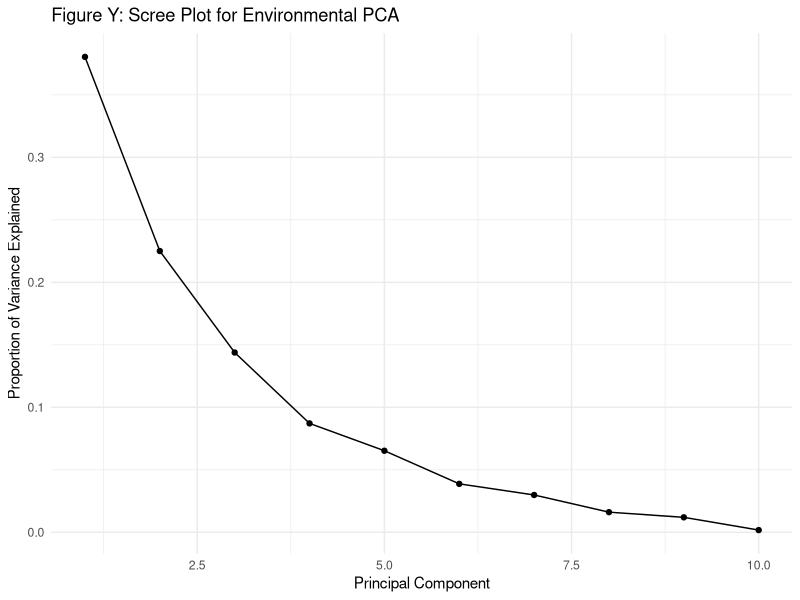

This figure's R source:
## ---- chunk 1
library(here)
library(dplyr)
library(knitr)
library(tidyr)
library(ggplot2)
## ---- chunk 2
final_data <- read.csv(here("data", "merged_marathon_data.csv"))
## ---- chunk 3
# view merged data
str(final_data)
summary(final_data)
## ---- chunk 4
# missing values for visibility, co, pm10, pm2.5
missing_summary <- final_data %>%
  summarise(across(everything(), ~sum(is.na(.))))

knitr::kable(missing_summary, caption = "Missing Values per Variable")
## ---- chunk 5
# create supershoes control
final_data <- final_data %>%
  mutate(
    supershoe_era = ifelse(year >= 2018, 1, 0)
  )
## ---- chunk 6
# indicate and define year of covid
final_data <- final_data %>%
  mutate(
    covid_era = ifelse(year == 2020, 1, 0)
  )
## ---- chunk 7
# replacing the numeric variables with missing data with mean (could do median if we keep this); most likely dropping though
numeric_vars <- final_data %>%
  select(where(is.numeric)) %>%
  names()

final_data <- final_data %>%
  mutate(across(all_of(numeric_vars), ~ifelse(is.na(.), mean(., na.rm = TRUE), .)))
## ---- chunk 8
# create custom cutoff times for performance groups
final_data <- final_data %>%
  mutate(
    finish_hours = avg_chip_seconds / 3600, # think we are having all time in seconds, need fixing
    subgroup2 = case_when(
      finish_hours < 3 ~ "elite",
      finish_hours < 3.75 ~ "competitive",
      finish_hours < 4.75 ~ "average",
      finish_hours < 5.75 ~ "recreational",
      TRUE ~ "slow"
    )
  )
## ---- chunk 9
# scale numerics
scale_vars <- final_data %>%
  select(
    high_temp, low_temp, avg_temp, precipitation, dew_point,
    wind_speed, visibility, sea_level_pressure, aqi, pm10, pm25, no2, ozone, co
  ) %>%
  names()

# apply scaling
final_data_scaled <- final_data %>%
  mutate(across(all_of(scale_vars), scale))
## ---- chunk 10
# create interaction terms
final_data_scaled <- final_data_scaled %>%
  mutate(
    temp_dew_interaction       = avg_temp * dew_point,
    temp_aqi_interaction       = avg_temp * aqi, # can remove
    temp_precip_interaction    = avg_temp * precipitation,
    temp_wind_interaction      = avg_temp * wind_speed,
    pm25_temp_interaction      = pm25 * avg_temp,
    dew_wind_interaction       = dew_point * wind_speed,
    pressure_temp_interaction  = sea_level_pressure * avg_temp,
    avg_temp_gender_interaction = avg_temp * as.numeric(gender == "male")
  )

## ---- chunk 11
# split data into train and test
set.seed(123)

train_index <- sample(1:nrow(final_data_scaled), size = 0.8*nrow(final_data_scaled))

train_data <- final_data_scaled[train_index, ]
test_data  <- final_data_scaled[-train_index, ]
## ---- chunk 12
# environmental predictors
env_vars <- c(
  "high_temp", "low_temp", "avg_temp",
  "precipitation", "dew_point", "wind_speed",
  "sea_level_pressure", "pm25", "no2", "ozone"
)

env_data <- final_data_scaled %>%
  select(all_of(env_vars))

pca_env <- prcomp(env_data, center = TRUE, scale. = TRUE)
summary(pca_env)
## ---- chunk 13
library(knitr)

pca_var <- data.frame(
  PC = paste0("PC", 1:length(pca_env$sdev)),
  Eigenvalue = pca_env$sdev^2,
  Proportion_Variance = (pca_env$sdev^2) / sum(pca_env$sdev^2),
  Cumulative_Variance = cumsum((pca_env$sdev^2) / sum(pca_env$sdev^2))
)

kable(
  pca_var,
  digits = 3, # can adjust after
  caption = "Table Y: Variance Explained by Principal Components for Environmental Variables"
)
## ---- chunk 14
library(ggplot2)

ggplot(pca_var, aes(x = as.numeric(gsub("PC", "", PC)), y = Proportion_Variance)) +
  geom_point() +
  geom_line() +
  labs(
    title = "Figure Y: Scree Plot for Environmental PCA",
    x = "Principal Component",
    y = "Proportion of Variance Explained"
  ) +
  theme_minimal()
## ---- chunk 15
pca_scores <- as.data.frame(pca_env$x[, 1:3])
colnames(pca_scores) <- c("PC1_env", "PC2_env", "PC3_env")

final_data_pca <- final_data_scaled %>%
  bind_cols(pca_scores)
## ---- chunk 16
final_data_pca <- final_data_pca %>%
  mutate(
    marathon = factor(marathon),
    gender = factor(gender),
    subgroup2 = factor(subgroup2)
  )
## ---- chunk 17
set.seed(123)

train_index <- sample(1:nrow(final_data_pca), size = 0.8 * nrow(final_data_pca))

train_data <- final_data_pca[train_index, ]
test_data  <- final_data_pca[-train_index, ]
## ---- chunk 18
lm_full <- lm(
  avg_chip_seconds ~ marathon + gender + subgroup2 +
    supershoe_era + covid_era +
    high_temp + low_temp + avg_temp +
    precipitation + dew_point + wind_speed +
    sea_level_pressure + pm25 + no2 + ozone +
    temp_dew_interaction + temp_aqi_interaction + 
    temp_precip_interaction + temp_wind_interaction + pm25_temp_interaction + dew_wind_interaction +     pressure_temp_interaction + avg_temp_gender_interaction,
  data = train_data
)

summary(lm_full)
## ---- chunk 19
# Predictions
lm_full_pred <- predict(lm_full, newdata = test_data)

# versus Actual
y_test <- test_data$avg_chip_seconds

# RMSE
lm_full_rmse <- sqrt(mean((lm_full_pred - y_test)^2))

# R squared on test set (correlation)
lm_full_r2 <- cor(lm_full_pred, y_test)^2

lm_full_rmse
lm_full_r2
## ---- chunk 20
lm_pca <- lm(
  avg_chip_seconds ~ marathon + gender + subgroup2 +
    supershoe_era + covid_era +
    PC1_env + PC2_env + PC3_env,
  data = train_data
)

summary(lm_pca)
## ---- chunk 21
lm_pca_pred <- predict(lm_pca, newdata = test_data)

lm_pca_rmse <- sqrt(mean((lm_pca_pred - y_test)^2))
lm_pca_r2   <- cor(lm_pca_pred, y_test)^2

lm_pca_rmse
lm_pca_r2
## ---- chunk 22
model_compare <- data.frame(
  Model = c("Full Linear", "PCA Linear (PC1–PC3)"),
  RMSE  = c(lm_full_rmse, lm_pca_rmse),
  R2    = c(lm_full_r2,   lm_pca_r2)
)

kable(model_compare, digits = 3,
      caption = "Table Z: Model Performance Comparison on Test Set")
## ---- chunk 23
# create a random forest
library(randomForest)

set.seed(123)

rf_model <- randomForest(
  avg_chip_seconds ~ marathon + gender + subgroup2 +
    supershoe_era + covid_era +
    high_temp + low_temp + avg_temp +
    precipitation + dew_point + wind_speed +
    sea_level_pressure +
    pm25 + no2 + ozone +  
    temp_dew_interaction + temp_aqi_interaction + 
    temp_precip_interaction + temp_wind_interaction + pm25_temp_interaction + dew_wind_interaction +     pressure_temp_interaction + avg_temp_gender_interaction,
  data = train_data,
  ntree = 500,
  mtry = 5,
  importance = TRUE
)

rf_model
## ---- chunk 24
rf_pred <- predict(rf_model, newdata = test_data)

rf_rmse <- sqrt(mean((rf_pred - y_test)^2))
rf_r2   <- cor(rf_pred, y_test)^2

rf_rmse
rf_r2
## ---- chunk 25
# Find the continuous predictors
continuous_vars <- c(
  "high_temp", "low_temp", "avg_temp", "precipitation",
  "dew_point", "wind_speed", "visibility", "sea_level_pressure",
  "aqi", "co", "ozone", "pm10", "pm25", "no2"
)

# Standardize also knwon as z-score normalize the continuous predictors
final_data_scaled <- final_data %>%
  mutate(across(all_of(continuous_vars), ~ as.numeric(scale(.)), 
                .names = "{.col}_scaled"))

# Check results
summary(final_data_scaled)
